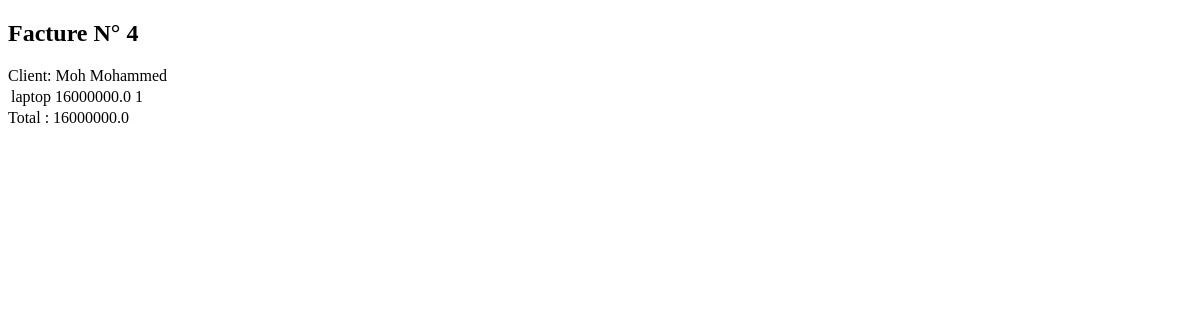
Page /app/facture_detail/4/ (signed in) on the earlier database version.
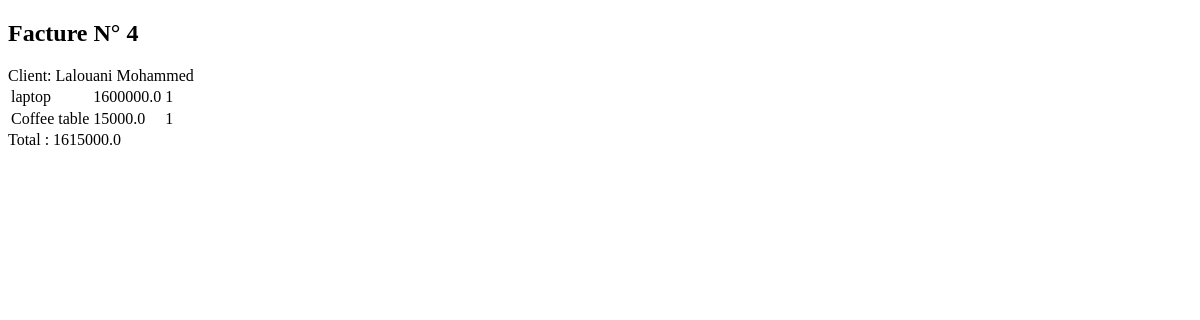
Same page on the later database version.
### app/models.py (models this page shows, shortened)
class Facture(models.Model):
    client = models.ForeignKey(Client, on_delete=models.CASCADE)
    date = models.DateField(default=utils.timezone.now)
    @property
    def calcul_facture_totale(self):
        total = 0
        for ligne in LigneFacture.objects.all():
            if (ligne.facture==self):
                total += (ligne.produit.prix * ligne.qte)
        return total

class Client(models.Model):
    SEXE = (
        ('M', 'Masculin'),
        ('F', 'Feminin')
    )
    nom = models.CharField(max_length=50, null=True, blank=True)
    prenom = models.CharField(max_length=50, null=True, blank=True)
    adresse = models.TextField(null=True, blank=True)
    tel = models.CharField(max_length = 10, null=True, blank=True)
    sexe = models.CharField(max_length=1, choices = SEXE)
    def __str__(self):
        return self.nom + ' ' + self.prenom

class LigneFacture(models.Model):
    produit = models.ForeignKey(Produit, on_delete=models.CASCADE, related_name='factures')
    qte = models.IntegerField(default=1)
    facture = models.ForeignKey(Facture, on_delete=models.CASCADE, related_name='lignes')
    class Meta:
        constraints = [
            models.UniqueConstraint(fields=['produit', 'facture'], name="produit-facture")
        ]

class Produit(models.Model):
    photo = models.ImageField(upload_to='media', default='banniere.png')
    designation = models.CharField(max_length=50)
    prix = models.FloatField(default=0)
    fournisseur = models.ForeignKey(Fournisseur, on_delete=models.CASCADE, related_name='produits', default=1)

### app/views.py (the view)
# urls.py: re_path(r'^facture_detail/(?P<pk>\d+)/$', views.facture_detail_view, name='facture_detail'),
@login_required
def facture_detail_view(request, pk):
    facture = get_object_or_404(Facture, id=pk)
    context = {}
    context['facture'] = facture
    return render(request, 'bill/facture_detail.html', context)

### app/templates/bill/facture_detail.html (shortened to what this page needs)
{% load static %}
{% load bootstrap4 %}
<!DOCTYPE HTML>
<html>
  <head>
  </head>
  <body>
  <h2>Facture N° {{ facture.id }}</h2>
  Client: {{ facture.client }}
  <table>
  {% for ligne in facture.lignes.all %}
  	<tr>
  		<td>{{ ligne.produit.designation }}</td>
  		<td>{{ ligne.produit.prix }}</td>
  		<td>{{ ligne.qte }}</td>
  	</tr>
  {% endfor %}
  </table>
  Total : {{facture.calcul_facture_totale}}
  </body>
</html>

Differences in the rows shown:
changed through a linked row, Facture id 4: client "Moh Mohammed" → "Lalouani Mohammed"
changed through a linked row, LigneFacture "laptop": produit.prix "16000000.0" → "1600000.0"
added LigneFacture: produit.designation "Coffee table", produit.prix "15000.0", qte "1"
changed through a linked row, LigneFacture (number 3 of 3 on the later page): calcul_facture_totale "16000000.0" → "1615000.0"
